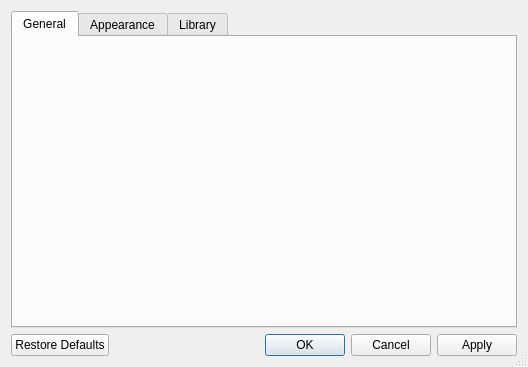
<?xml version="1.0" encoding="UTF-8"?>
<ui version="4.0">
 <class>WorkspaceSettingsDialog</class>
 <widget class="QDialog" name="WorkspaceSettingsDialog">
  <property name="windowModality">
   <enum>Qt::ApplicationModal</enum>
  </property>
  <property name="geometry">
   <rect>
    <x>0</x>
    <y>0</y>
    <width>528</width>
    <height>367</height>
   </rect>
  </property>
  <property name="windowTitle">
   <string>Workspace Settings</string>
  </property>
  <property name="sizeGripEnabled">
   <bool>true</bool>
  </property>
  <property name="modal">
   <bool>true</bool>
  </property>
  <layout class="QVBoxLayout" name="verticalLayout">
   <item>
    <widget class="QTabWidget" name="tabWidget">
     <property name="currentIndex">
      <number>0</number>
     </property>
     <widget class="QWidget" name="generalTab">
      <attribute name="title">
       <string>General</string>
      </attribute>
      <layout class="QVBoxLayout" name="verticalLayout_3">
       <item>
        <layout class="QFormLayout" name="generalLayout"/>
       </item>
       <item>
        <spacer name="verticalSpacer">
         <property name="orientation">
          <enum>Qt::Vertical</enum>
         </property>
         <property name="sizeHint" stdset="0">
          <size>
           <width>20</width>
           <height>40</height>
          </size>
         </property>
        </spacer>
       </item>
      </layout>
     </widget>
     <widget class="QWidget" name="appearanceTab">
      <attribute name="title">
       <string>Appearance</string>
      </attribute>
      <layout class="QVBoxLayout" name="verticalLayout_4">
       <item>
        <layout class="QFormLayout" name="appearanceLayout"/>
       </item>
       <item>
        <spacer name="verticalSpacer_3">
         <property name="orientation">
          <enum>Qt::Vertical</enum>
         </property>
         <property name="sizeHint" stdset="0">
          <size>
           <width>20</width>
           <height>262</height>
          </size>
         </property>
        </spacer>
       </item>
      </layout>
     </widget>
     <widget class="QWidget" name="libraryTab">
      <attribute name="title">
       <string>Library</string>
      </attribute>
      <layout class="QVBoxLayout" name="verticalLayout_2">
       <item>
        <layout class="QFormLayout" name="libraryLayout"/>
       </item>
       <item>
        <spacer name="verticalSpacer_2">
         <property name="orientation">
          <enum>Qt::Vertical</enum>
         </property>
         <property name="sizeHint" stdset="0">
          <size>
           <width>20</width>
           <height>262</height>
          </size>
         </property>
        </spacer>
       </item>
      </layout>
     </widget>
    </widget>
   </item>
   <item>
    <widget class="QDialogButtonBox" name="buttonBox">
     <property name="orientation">
      <enum>Qt::Horizontal</enum>
     </property>
     <property name="standardButtons">
      <set>QDialogButtonBox::Apply|QDialogButtonBox::Cancel|QDialogButtonBox::Ok|QDialogButtonBox::RestoreDefaults</set>
     </property>
    </widget>
   </item>
  </layout>
 </widget>
 <resources/>
 <connections>
  <connection>
   <sender>buttonBox</sender>
   <signal>accepted()</signal>
   <receiver>WorkspaceSettingsDialog</receiver>
   <slot>accept()</slot>
   <hints>
    <hint type="sourcelabel">
     <x>257</x>
     <y>533</y>
    </hint>
    <hint type="destinationlabel">
     <x>157</x>
     <y>274</y>
    </hint>
   </hints>
  </connection>
  <connection>
   <sender>buttonBox</sender>
   <signal>rejected()</signal>
   <receiver>WorkspaceSettingsDialog</receiver>
   <slot>reject()</slot>
   <hints>
    <hint type="sourcelabel">
     <x>325</x>
     <y>533</y>
    </hint>
    <hint type="destinationlabel">
     <x>286</x>
     <y>274</y>
    </hint>
   </hints>
  </connection>
 </connections>
</ui>
